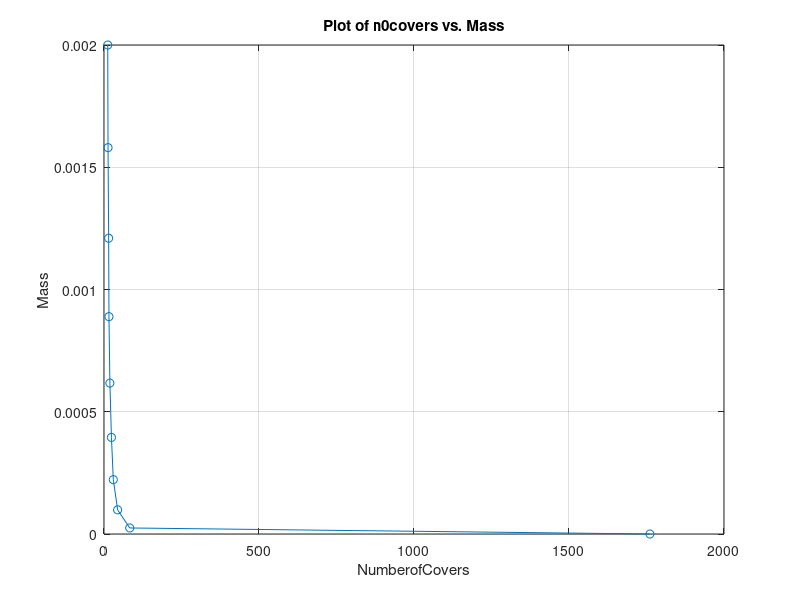

Reproduce this figure in MATLAB.
load =  1562500;
t = linspace(0,2e-4,10);  
t(1) = 1e-6;  % Avoid division by zero
sigmac = 1e9;

% Compute n0covers (element-wise division)
n0covers = ceil(load ./ (t * sigmac));  % Use ./ for element-wise division
n0covers = n0covers + 2 * ceil(0.125 * n0covers / 2) + 2;

% Define linspace for plotting
b = linspace(0,10,10);

% Define missing variables (example values)
h = 0.1;
c = 0.4;       
% Compute mass
mass = b .* t;

% Plot the results
figure;
plot( n0covers,mass, '-o');  % Directly plot n0covers (it's a vector)
xlabel('NumberofCovers');
ylabel('Mass');
title('Plot of n0covers vs. Mass');
grid on;

